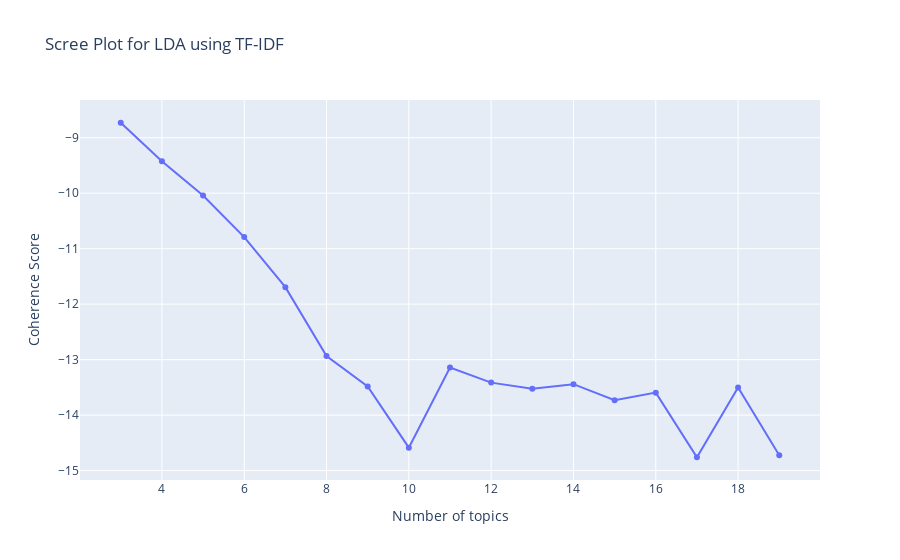

Source (notebook cell):
### Code cell
# Plot the reuslts
fig = px.line(model_results, x="Number of topics", y="Coherence Score", title='Scree Plot for LDA using TF-IDF', markers=True)
fig.show()

### Figure 1 — Plotly figure (JSON) as saved in the notebook; plotly's stock layout.template omitted (floating-point values rounded to 4 significant figures)
{"data": [{"hovertemplate": "Number of topics=%{x}<br>Coherence Score=%{y}<extra></extra>", "legendgroup": "", "line": {"color": "#636efa", "dash": "solid"}, "marker": {"symbol": "circle"}, "mode": "markers+lines", "name": "", "orientation": "v", "showlegend": false, "type": "scatter", "x": [3, 4, 5, 6, 7, 8, 9, 10, 11, 12, 13, 14, 15, 16, 17, 18, 19], "xaxis": "x", "y": [-8.73, -9.422, -10.04, -10.79, -11.69, -12.94, -13.48, -14.59, -13.14, -13.41, -13.52, -13.44, -13.73, -13.59, -14.76, -13.5, -14.72], "yaxis": "y"}], "layout": {"legend": {"tracegroupgap": 0}, "title": {"text": "Scree Plot for LDA using TF-IDF"}, "xaxis": {"anchor": "y", "domain": [0, 1], "title": {"text": "Number of topics"}}, "yaxis": {"anchor": "x", "domain": [0, 1], "title": {"text": "Coherence Score"}}}}
